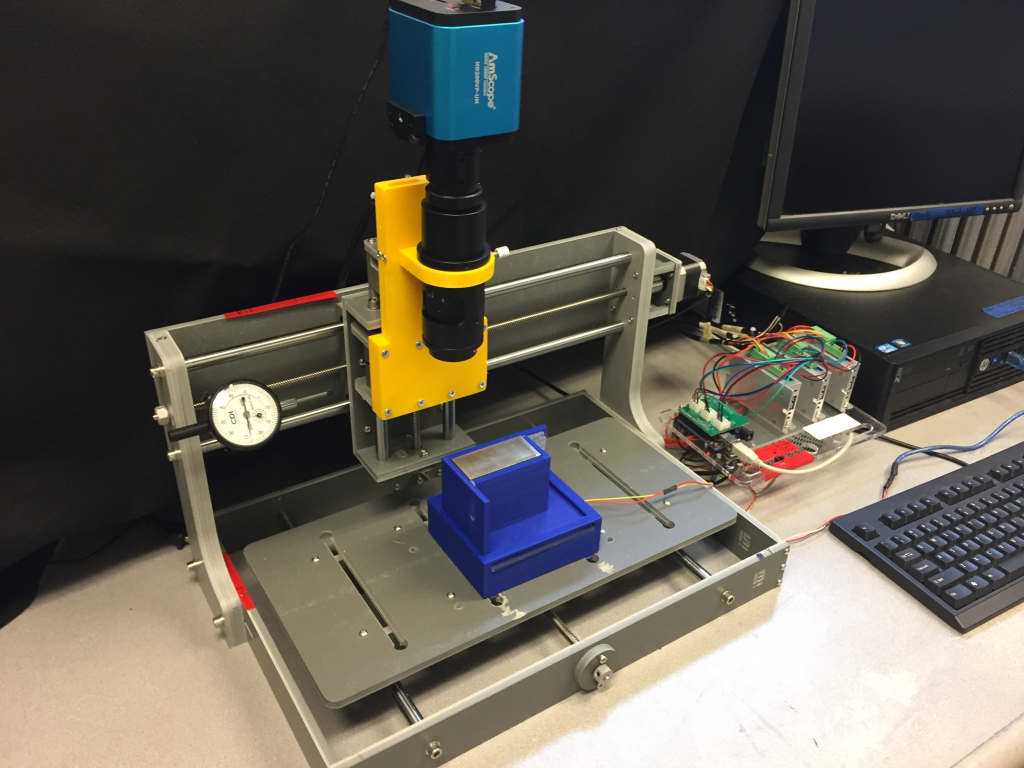
#> input picture 1.jpg, 2048 x 1536 px (shown at 1/2 size)
$ python -i panorama.py   (imports and definitions only)
#> lines starting #> are read from the running program, lines starting #| are printed output that depends on the picture
# -*- coding: utf-8 -*-
"""
Created on Thu Jan 10 16:58:28 2019

@author: EPLab
"""

# import the necessary packages
import numpy as np
import imutils
import cv2

class Stitcher:
	def __init__(self):
		# determine if we are using OpenCV v3.X
		self.isv3 = imutils.is_cv3()

	def stitch(self, images, ratio=0.75, reprojThresh=4.0,
		showMatches=False):
		# unpack the images, then detect keypoints and extract
		# local invariant descriptors from them
		(imageB, imageA) = images
		(kpsA, featuresA) = self.detectAndDescribe(imageA)
		(kpsB, featuresB) = self.detectAndDescribe(imageB)

		# match features between the two images
		M = self.matchKeypoints(kpsA, kpsB,
			featuresA, featuresB, ratio, reprojThresh)

		# if the match is None, then there aren't enough matched
		# keypoints to create a panorama
		if M is None:
			return None

		# otherwise, apply a perspective warp to stitch the images
		# together
		(matches, H, status) = M
		result = cv2.warpPerspective(imageA, H,
			(imageA.shape[1] + imageB.shape[1], imageA.shape[0]))
		result[0:imageB.shape[0], 0:imageB.shape[1]] = imageB

		# check to see if the keypoint matches should be visualized
		if showMatches:
			vis = self.drawMatches(imageA, imageB, kpsA, kpsB, matches,
				status)

			# return a tuple of the stitched image and the
			# visualization
			return (result, vis)

		# return the stitched image
		return result

	# [79 lines left out: functions detectAndDescribe, matchKeypoints, drawMatches, not called in this run]

>>> import cv2
>>> picture = cv2.imread('../1.jpg', cv2.IMREAD_GRAYSCALE)
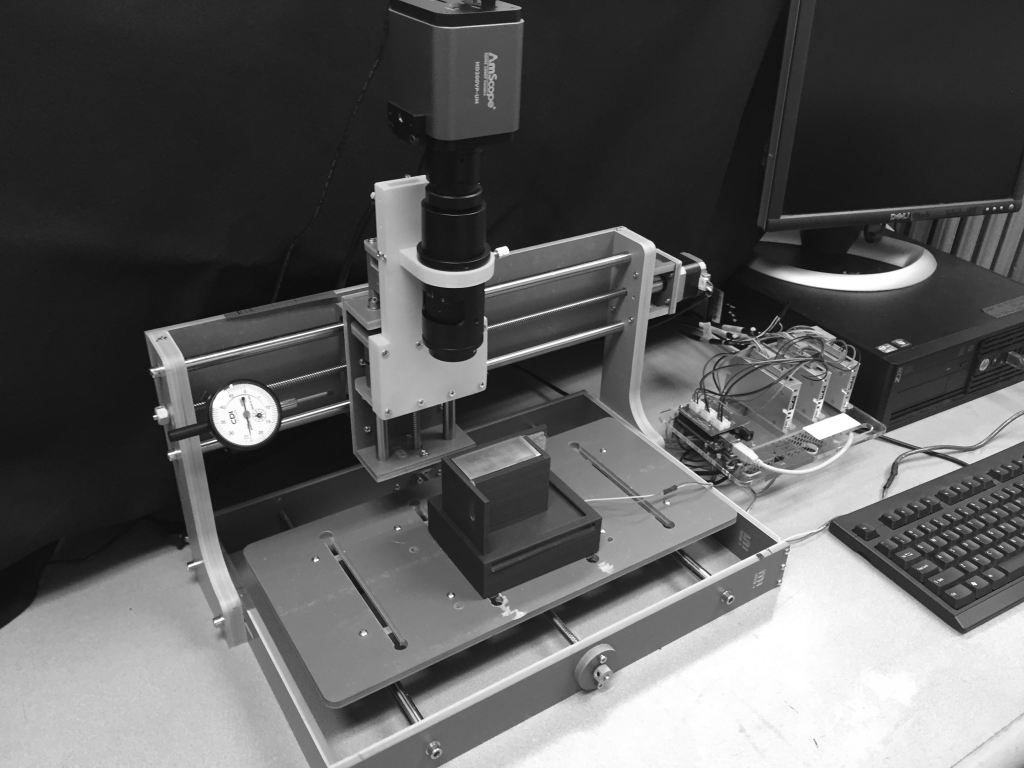
#> picture: shape (1536, 2048) (shown at 1/2 size); min 1, max 255, mean 92.4
>>> result = Stitcher().stitch(picture)
#> (the run stopped early here; a loop or call above may not have finished)
